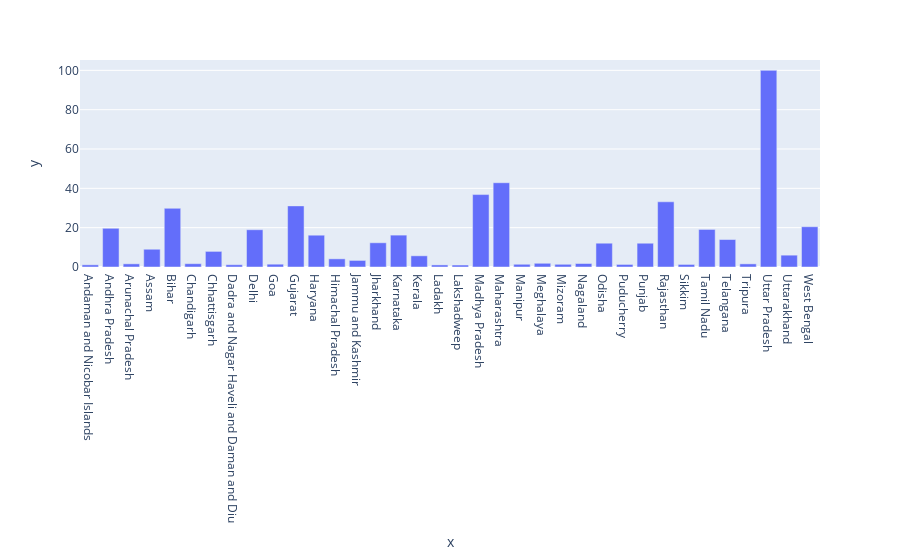

The notebook cell saved with this chart:
### Code cell
fig2=px.bar(x=tbdata.State_UT,y=tbdata.TB_Cases_Scaling).show()

### Figure 1 — Plotly figure (JSON) as saved in the notebook; plotly's stock layout.template omitted (floating-point values rounded to 4 significant figures)
{"data": [{"alignmentgroup": "True", "hovertemplate": "x=%{x}<br>y=%{y}<extra></extra>", "legendgroup": "", "marker": {"color": "#636efa", "pattern": {"shape": ""}}, "name": "", "offsetgroup": "", "orientation": "v", "showlegend": false, "textposition": "auto", "type": "bar", "x": ["Andaman and Nicobar Islands", "Andhra Pradesh", "Arunachal Pradesh", "Assam", "Bihar", "Chandigarh", "Chhattisgarh", "Dadra and Nagar Haveli and Daman and Diu", "Delhi", "Goa", "Gujarat", "Haryana", "Himachal Pradesh", "Jammu and Kashmir", "Jharkhand", "Karnataka", "Kerala", "Ladakh", "Lakshadweep", "Madhya Pradesh", "Maharashtra", "Manipur", "Meghalaya", "Mizoram", "Nagaland", "Odisha", "Puducherry", "Punjab", "Rajasthan", "Sikkim", "Tamil Nadu", "Telangana", "Tripura", "Uttar Pradesh", "Uttarakhand", "West Bengal"], "xaxis": "x", "y": [1.11, 19.69, 1.61, 9.03, 29.85, 1.69, 7.94, 1.16, 18.95, 1.43, 31.08, 16.17, 4.15, 3.34, 12.32, 16.21, 5.69, 1.06, 1, 36.83, 42.86, 1.39, 1.89, 1.38, 1.78, 12.1, 1.3, 12.09, 33.16, 1.3, 19.1, 13.97, 1.59, 100, 6.02, 20.48], "yaxis": "y"}], "layout": {"barmode": "relative", "legend": {"tracegroupgap": 0}, "margin": {"t": 60}, "xaxis": {"anchor": "y", "domain": [0, 1], "title": {"text": "x"}}, "yaxis": {"anchor": "x", "domain": [0, 1], "title": {"text": "y"}}}}
